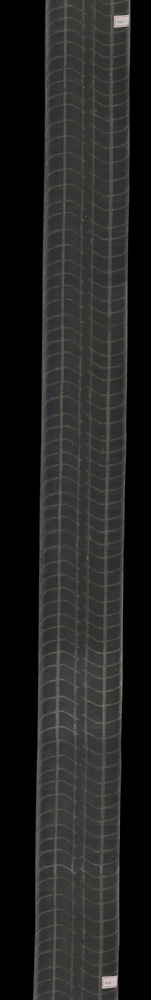
#> input picture Tire_tread_defect_detection/TireTest_20200708/code4/2/frame4.jpg, 151 x 1000 px, shrunk from 1280 x 8504 before the run, found by its file name
$ python test1.py
#> lines starting #> are read from the running program, lines starting #| are printed output that depends on the picture; after the words box and inside, x2 and y2 are one past the last pixel; in counts of white or black regions, pixels touching at a corner belong together
#垂直投影
import numpy as np
from cv2 import cv2 as cv
img=cv.imread("D:/Tire_Test/code4/2/frame4.jpg",0)
#> img: shape (1000, 151); min 0, max 206, mean 34.6
ret,img2=cv.threshold(img,80,255,cv.THRESH_BINARY)
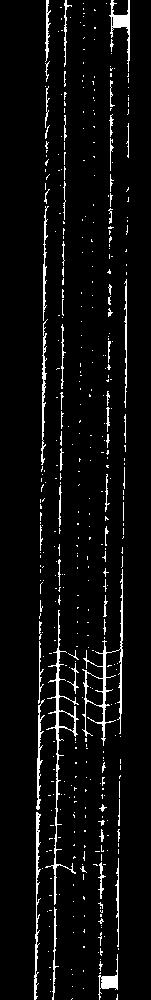
#> img2: shape (1000, 151); 5.2% white in thin lines or dots, all inside (x1, y1, x2, y2) = (34, 0, 130, 1000)

#返回图像的高和宽
(h,w)=img2.shape
#> h = 1000; w = 151

#初始化一个跟图像宽一样长度的数组，用于记录每一列的黑点个数
a =[0 for z in range(0,w)]
#> a = 151 values from 0 to 0

for i in range(0,w):           #遍历每一列
    for j in range(0,h):       #遍历每一行
        if img2[j,i]==255:       #判断该点是否为黑点，0代表是黑点
            a[i]+=1            #该列的计数器加1
            # img2[j,i]=255      #记录完后将其变为白色，即等于255
        else:
            img2[j,i]=255
#> img2: shape (1000, 151); every value is 255
for i in range(0,w):           #遍历每一列
    for j in range(h-a[i],h):  #从该列应该变黑的最顶部的开始向最底部设为黑点
        img2[j,i]=0            #设为黑点
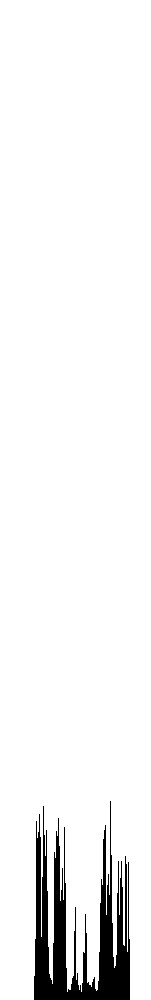
#> img2: shape (1000, 151); 94.8% white; 1 black region, box (x1, y1, x2, y2) and area: (34, 801, 130, 1000) 7873
cv.imshow("img",img2)
cv.imwrite('D:/Tire_Test/code4/2/img2.jpg', img2)
cv.waitKey(0)
cv.destroyAllWindows()

$ run again, with Tire_tread_defect_detection/TireTest_20200708/code4/2/frame5.jpg copied over Tire_tread_defect_detection/TireTest_20200708/code4/2/frame4.jpg
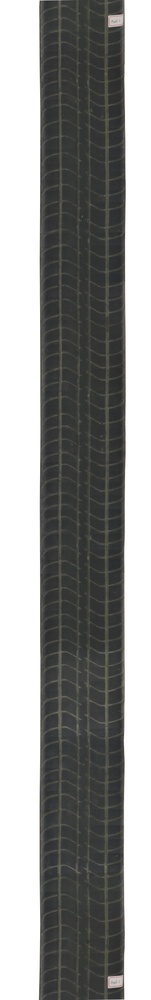
#> input picture Tire_tread_defect_detection/TireTest_20200708/code4/2/frame5.jpg, 151 x 1000 px, shrunk from 1280 x 8504 before the run, found by its file name
#> `ret,img2=cv.threshold(img,80,255,cv.THRESH_BINARY)`:
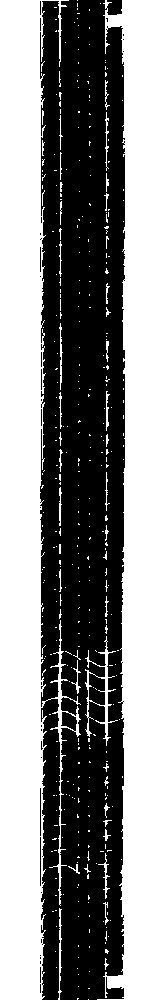
#> img2: shape (1000, 151); 49.4% white; 375 white regions (337 under 20 px), largest, box (x1, y1, x2, y2) and area: (0, 0, 81, 1000) 43112, (97, 0, 151, 1000) 28194, (85, 636, 118, 746) 617
#> after the loop `for i in range(0,w):`:
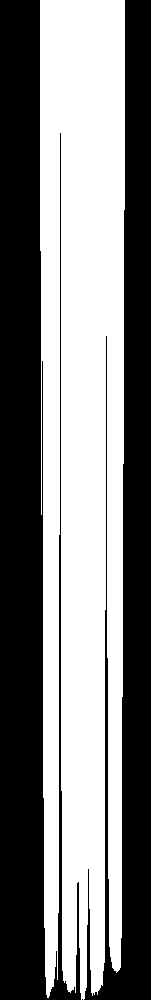
#> img2: shape (1000, 151); 50.6% white; 3 black regions (1 under 20 px), largest, box (x1, y1, x2, y2) and area: (0, 0, 81, 1000) 44500, (84, 0, 151, 1000) 30128
